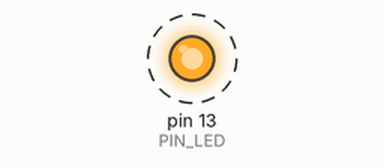
This sketch was run on a simulated Arduino Uno, built with avr-gcc and run on an emulated ATmega328P. On the bench: output pins drawn as LEDs (lit = HIGH). Dashed ring = blinking. What the sketch prints to the serial monitor is not drawn.

Above: at 0.5 s.
Timing chart, 0 to 4.6 s (numbered marks = the images above):
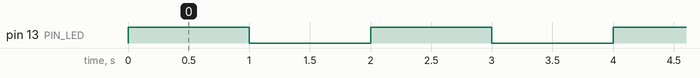

The sketch:

04_example_3.ino
```cpp
#define PIN_LED 13
unsigned int cnt, tgl;

void setup() {
  pinMode(PIN_LED, OUTPUT);
  Serial.begin(115200);
  while (!Serial){
    ;
  }
  Serial.println("Hello World! 20223067 Kim Ho");
  cnt = tgl = 0;
  digitalWrite(PIN_LED, tgl);
}

void loop() {
  Serial.println(++cnt);
  tgl = tgl_state(tgl);
  digitalWrite(PIN_LED, tgl);
  delay(1000);

}

int tgl_state(int tgl){
  tgl = !tgl;
  return tgl;
}
```

Measured:
- by itself, pin 13 (PIN_LED): alternates HIGH for 1.0 s and LOW for 1.0 s
